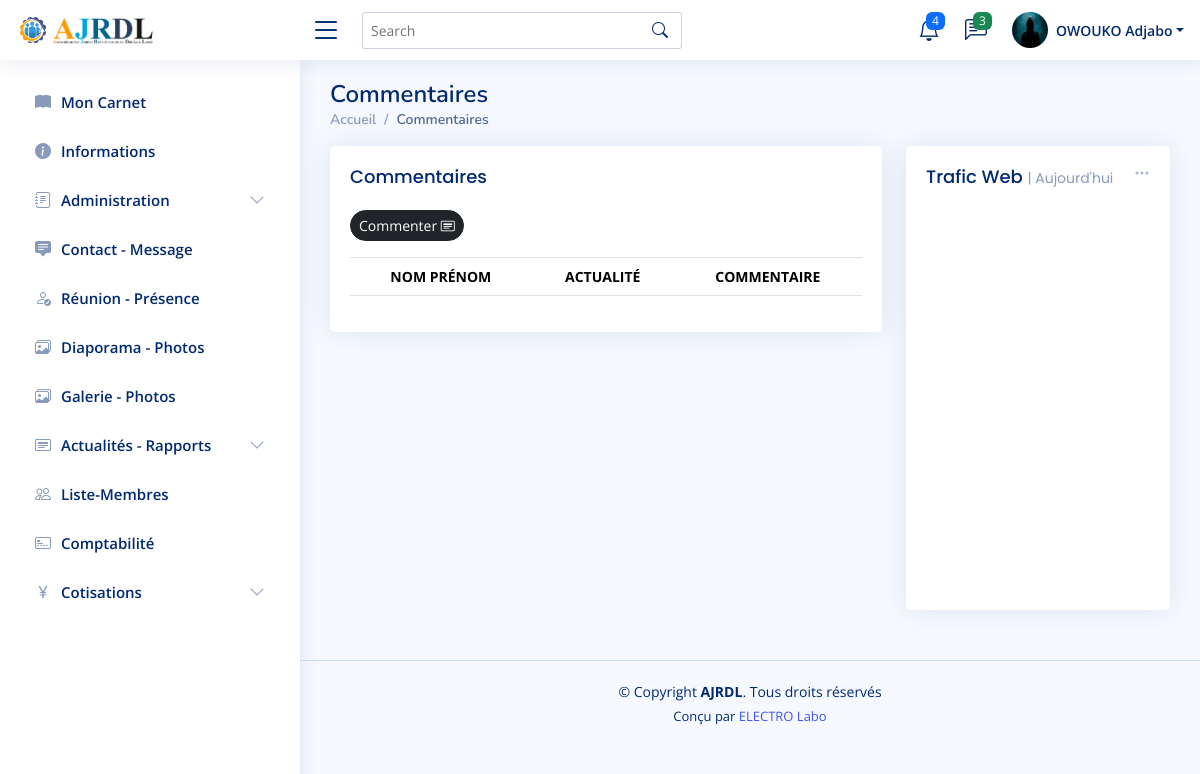
/actualite/Commentaire/ (signed in), run on the app's committed database.
### compte/models.py (models this page shows, shortened)
class Membre(AbstractUser): # Model d'utilisateur.
    username = None
    contact = PhoneNumberField(unique=True)
    email = models.EmailField(unique=True)
    ville = models.CharField(max_length=50)
    quartier = models.CharField(max_length=50)
    profession = models.CharField(max_length=50)
    naissance = models.DateField()
    photo = models.ImageField(upload_to='membre/identite/', height_field=None, width_field=None, max_length=None)
    adhesion = models.DateField(auto_now=False, auto_now_add=False)
    USERNAME_FIELD = 'email'
    REQUIRED_FIELDS = []
    objects = CustomUserManager()

class Profile(models.Model):
    membre = models.OneToOneField(Membre, on_delete=models.CASCADE)
    image = models.ImageField(default='default.jpg', upload_to='membre/profile')

### actualite/views.py (the view)
# urls.py: path('Commentaire/', commentaire_listePage, name='commentaire_liste'), # Lien vers une page pour administrer un commentaire.
@user_passes_test(administrateur, login_url='connecte')
def commentaire_listePage(request): # Page pour administrer les commentaires.
    commentaire = Commentaire.objects.all()
    return render(request, 'actualite/commentaire_liste.html', {
        'commentaire':commentaire,
        'title':'Liste ommentaires'
        })

### compte/tests.py (called while the page is built)
def administrateur(user):
    return user.is_staff

### actualite/templates/actualite/commentaire_liste.html (shortened to what this page needs)
{% extends "compte/base.html" %}
{% block header_membre %}{% include "compte/header.html" %}{% endblock %}
{% block body_membre %}
    <main id="main" class="main">
        <div class="pagetitle">
            <h1>Commentaires</h1>
            <nav>
                <ol class="breadcrumb">
                    <li class="breadcrumb-item"><a href="{% url 'accueil' %}">Accueil</a></li>
                    <li class="breadcrumb-item active">Commentaires</li>
                </ol>
            </nav>
        </div>
        <section class="section dashboard">
            <div class="row">
                <div class="col-lg-8">
                    <div class="row">
                        <div class="col-12">
                            <div class="card recent-sales overflow-auto">
                                <div class="table-responsive-sm card-body">
                                    <h5 class="card-title">Commentaires </h5>
                                    <button class="btn btn-dark btn-sm mb-3 rounded-pill">
                                        <a class="text-white" href="{% url "commentaire_ajoute" %}">Commenter </a> <i class="bi bi-card-heading"></i>
                                    </button>
                                    <table class=" table table-striped text-nowrap table-bordered">
                                        <thead  class="text-center">
                                            <tr>
                                                <th>NOM PRÉNOM</th>
                                                <th>ACTUALITÉ</th>
                                                <th>COMMENTAIRE</th>
                                            </tr>
                                        </thead>
                                    </table>
                                </div>
                            </div>
                        </div>
                    </div>
                </div>
                <div class="col-lg-4">
                    <div class="card">
                        <div class="filter">
                            <a class="icon" href="#" data-bs-toggle="dropdown"><i class="bi bi-three-dots"></i></a>
                        </div>
                        <div class="card-body pb-0">
                            <h5 class="card-title">Trafic Web <span>| Aujourd'hui</span></h5>
                            <div id="trafficChart" style="min-height: 400px;" class="echart"></div>
                        </div>
                    </div>
                </div>
            </div>
        </section>
    </main>
{% endblock %}
{% block footer_membre %}{% include "compte/footer.html" %}{% endblock %}

### compte/templates/compte/menu.html (shortened to what this page needs)
{% load static %}
<nav class="header-nav ms-auto">
    <ul class="d-flex align-items-center">
        <li class="nav-item dropdown">
            <a class="nav-link nav-icon" href="#" data-bs-toggle="dropdown">
                <i class="bi bi-bell"></i>
                <span class="badge bg-primary badge-number">4</span>
            </a>
        </li>
        <li class="nav-item dropdown">
            <a class="nav-link nav-icon" href="#" data-bs-toggle="dropdown">
                <i class="bi bi-chat-left-text"></i>
                <span class="badge bg-success badge-number">3</span>
            </a>
        </li>
        <li class="nav-item dropdown pe-3">
            <a class="nav-link nav-profile d-flex align-items-center pe-0" href="#" data-bs-toggle="dropdown">
                {% if user.profile.image.url %}
                    <img src="{{ user.profile.image.url }}" alt="Photo de profile" class="rounded-circle">
                {% else %}
                    <img src="{{ user.photo.url }}" alt="Photo de profile" class="rounded-circle">
                {% endif %}
                <span class="d-none d-md-block dropdown-toggle ps-2">{{ user.last_name }} {{ user.first_name }}</span>
            </a>
        </li>
    </ul>
</nav>

### static/compte/assets/css/style.css (style rules this page uses)
:root { scroll-behavior: smooth; }
body { font-family: "Open Sans", sans-serif; background: #f6f9ff; color: #444444; }
a { color: #4154f1; text-decoration: none; }
h1, h2, h3, h4, h5, h6 { font-family: "Nunito", sans-serif; }
#main { margin-top: 60px; padding: 20px 30px; transition: all 0.3s; }
.pagetitle { margin-bottom: 10px; }
.pagetitle h1 { font-size: 24px; margin-bottom: 0; font-weight: 600; color: #012970; }
.card { margin-bottom: 30px; border: none; border-radius: 5px; box-shadow: 0px 0 30px rgba(1, 41, 112, 0.1); }
.card-title { padding: 20px 0 15px 0; font-size: 18px; font-weight: 500; color: #012970; font-family: "Poppins", sans-serif; }
.card-title span { color: #899bbd; font-size: 14px; font-weight: 400; }
.card-body { padding: 0 20px 20px 20px; }
.breadcrumb { font-size: 14px; font-family: "Nunito", sans-serif; color: #899bbd; font-weight: 600; }
.breadcrumb a { color: #899bbd; transition: 0.3s; }
.breadcrumb .breadcrumb-item::before { color: #899bbd; }
.breadcrumb .active { color: #51678f; font-weight: 600; }
.header-nav ul { list-style: none; }
.header-nav>ul { margin: 0; padding: 0; }
.header-nav .nav-icon { font-size: 22px; color: #012970; margin-right: 25px; position: relative; }
.header-nav .nav-profile { color: #012970; }
.header-nav .nav-profile img { max-height: 36px; }
.header-nav .nav-profile span { font-size: 14px; font-weight: 600; }
.header-nav .badge-number { position: absolute; inset: -2px -5px auto auto; font-weight: normal; font-size: 12px; padding: 3px 6px; }
@media (min-width: 1200px) { #main, #footer { margin-left: 300px; } }
.dashboard .filter { position: absolute; right: 0px; top: 15px; }
.dashboard .filter .icon { color: #aab7cf; padding-right: 20px; padding-bottom: 5px; transition: 0.3s; font-size: 16px; }
.dashboard .recent-sales { font-size: 14px; }
.dashboard .recent-sales .table thead { background: #f6f6fe; }
.dashboard .recent-sales .table thead th { border: 0; }

### data on the page
Membre: profile.image (placeholder picture), last_name "OWOUKO", first_name "Adjabo"
